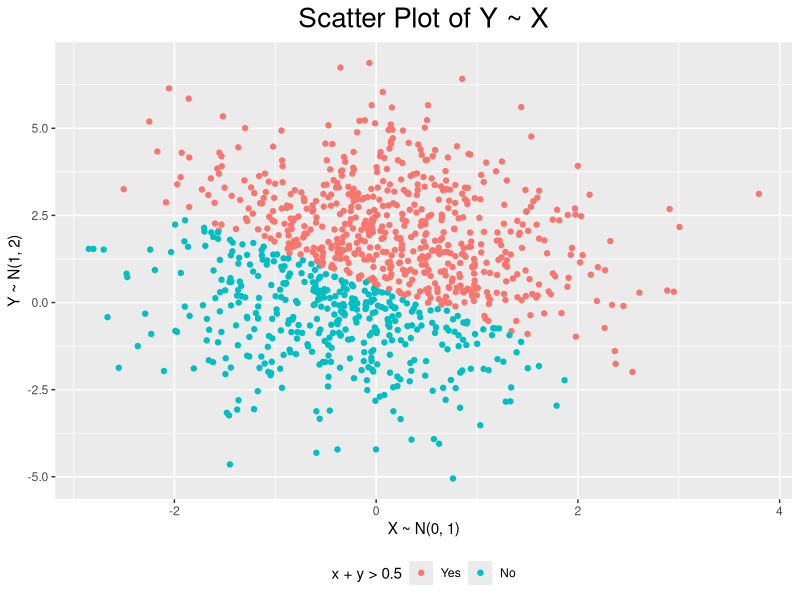

Recreate this plot in R. (Note: this script raises an error after producing the figure.)
## ---- chunk 1
library(tidyverse)
library(forcats)
library(dplyr)

## ---- chunk 2
#Create Tibble
set.seed(7462)
Tibble_2.1 <- tibble(x = rnorm(1000, 0, 1),
       y = rnorm(1000, 1, 2),
       sum_indicator = ifelse(x + y >0.5, TRUE, FALSE))
Tibble_2.1 <- Tibble_2.1 %>%
  mutate(sum_indicator_new = as.factor(ifelse(sum_indicator == "TRUE", "Yes", "No"))) 

#Reorder the factor that Yes comes before No
Tibble_2.1$sum_indicator_new <- forcats::fct_relevel(Tibble_2.1$sum_indicator_new,
                                                     "Yes", "No")
## ---- chunk 3
#Scatter plot of Y ~ X
Plot_2.1 <- ggplot(data = Tibble_2.1, aes(x = x, y= y, color = sum_indicator_new)) +
  geom_point() +
  labs(title = "Scatter Plot of Y ~ X", 
       x ="X ~ N(0, 1)", 
       y = "Y ~ N(1, 2)",
       color = "x + y > 0.5") +
  theme(plot.title = element_text(hjust = 0.5, size = 20), 
        legend.position = "bottom" )
Plot_2.1
## ---- chunk 4
#read data with relative path
penguin_df <- read_rds("./data/penguin.RDS")
round(mean(penguin_df$flipper_length_mm, na.rm = TRUE), digits = 2)
## ---- chunk 5
#Remove NA of bill length, flipper Length, and sex
penguin_clean <- penguin_df %>%
  filter(!is.na(flipper_length_mm), !is.na(bill_length_mm), !is.na(sex))
#Scatter plot of flipper length ~ bill length 
Plot_2.2 <- ggplot(data = penguin_clean, aes(x = bill_length_mm, y = flipper_length_mm, 
                                          color = species)) +
  geom_point() +
  facet_wrap(vars(sex)) +
  labs(title = "Scatter Plot of Penguin Flipper Length by Bill Length", 
       x = "Bill Length (mm)", 
       y = "Flipper Length (mm)",
       color = "Species") +
  theme(plot.title = element_text(hjust = 0.5 ,size = 20), 
        legend.position = "bottom" )
Plot_2.2
